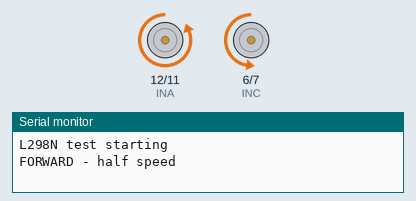
A sketch run on a simulated Arduino Uno, built with avr-gcc and run on an emulated ATmega328P. On the bench: motor-driver pin pairs drawn as motors (green arrow = first pin HIGH = forward, orange = second pin HIGH = backward, longer = more drive, scaled by the enable pin), the last lines printed to the serial monitor.

Above: at 1.0 s.
At 2.5 s:
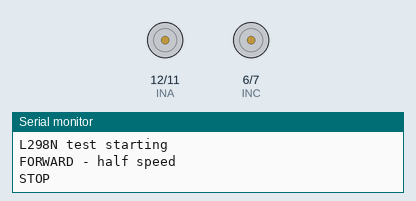
At 4.0 s:
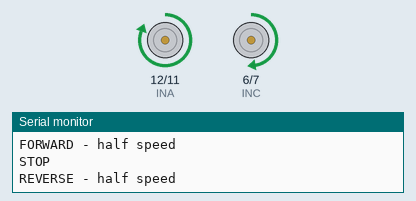
Timing chart, 0 to 7.8 s (numbered marks = the images above):
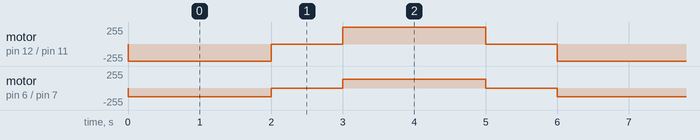

The sketch:

l298n_test.ino
```cpp
// L298N check (24 Jun 2026): forward / stop / reverse / stop at half speed.
// ENA/ENB jumpers must be removed and wired to pins 2 / 3.
#define ENA 2
#define INA 12
#define INB 11
#define ENB 3
#define INC 6
#define IND 7

void setup() {
  pinMode(ENA, OUTPUT); pinMode(INA, OUTPUT); pinMode(INB, OUTPUT);
  pinMode(ENB, OUTPUT); pinMode(INC, OUTPUT); pinMode(IND, OUTPUT);
  Serial.begin(115200);
  Serial.println("L298N test starting");
}

void loop() {
  Serial.println("FORWARD - half speed");
  digitalWrite(INA, LOW); digitalWrite(INB, HIGH); analogWrite(ENA, 128);
  digitalWrite(INC, LOW); digitalWrite(IND, HIGH); analogWrite(ENB, 128);
  delay(2000);

  Serial.println("STOP");
  analogWrite(ENA, 0); analogWrite(ENB, 0);
  delay(1000);

  Serial.println("REVERSE - half speed");
  digitalWrite(INA, HIGH); digitalWrite(INB, LOW); analogWrite(ENA, 128);
  digitalWrite(INC, HIGH); digitalWrite(IND, LOW); analogWrite(ENB, 128);
  delay(2000);

  Serial.println("STOP");
  analogWrite(ENA, 0); analogWrite(ENB, 0);
  delay(1000);
}
```

Measured:
- by itself, motor on pin 12 (INA) / pin 11 (INB): repeats every 6.0 s: stopped 1.0 s, forward 255/255 2.0 s, stopped 1.0 s, backward 255/255 2.0 s
- by itself, motor on pin 6 (INC) / pin 7 (IND): repeats every 6.0 s: stopped 1.0 s, forward 128/255 2.0 s, stopped 1.0 s, backward 128/255 2.0 s
